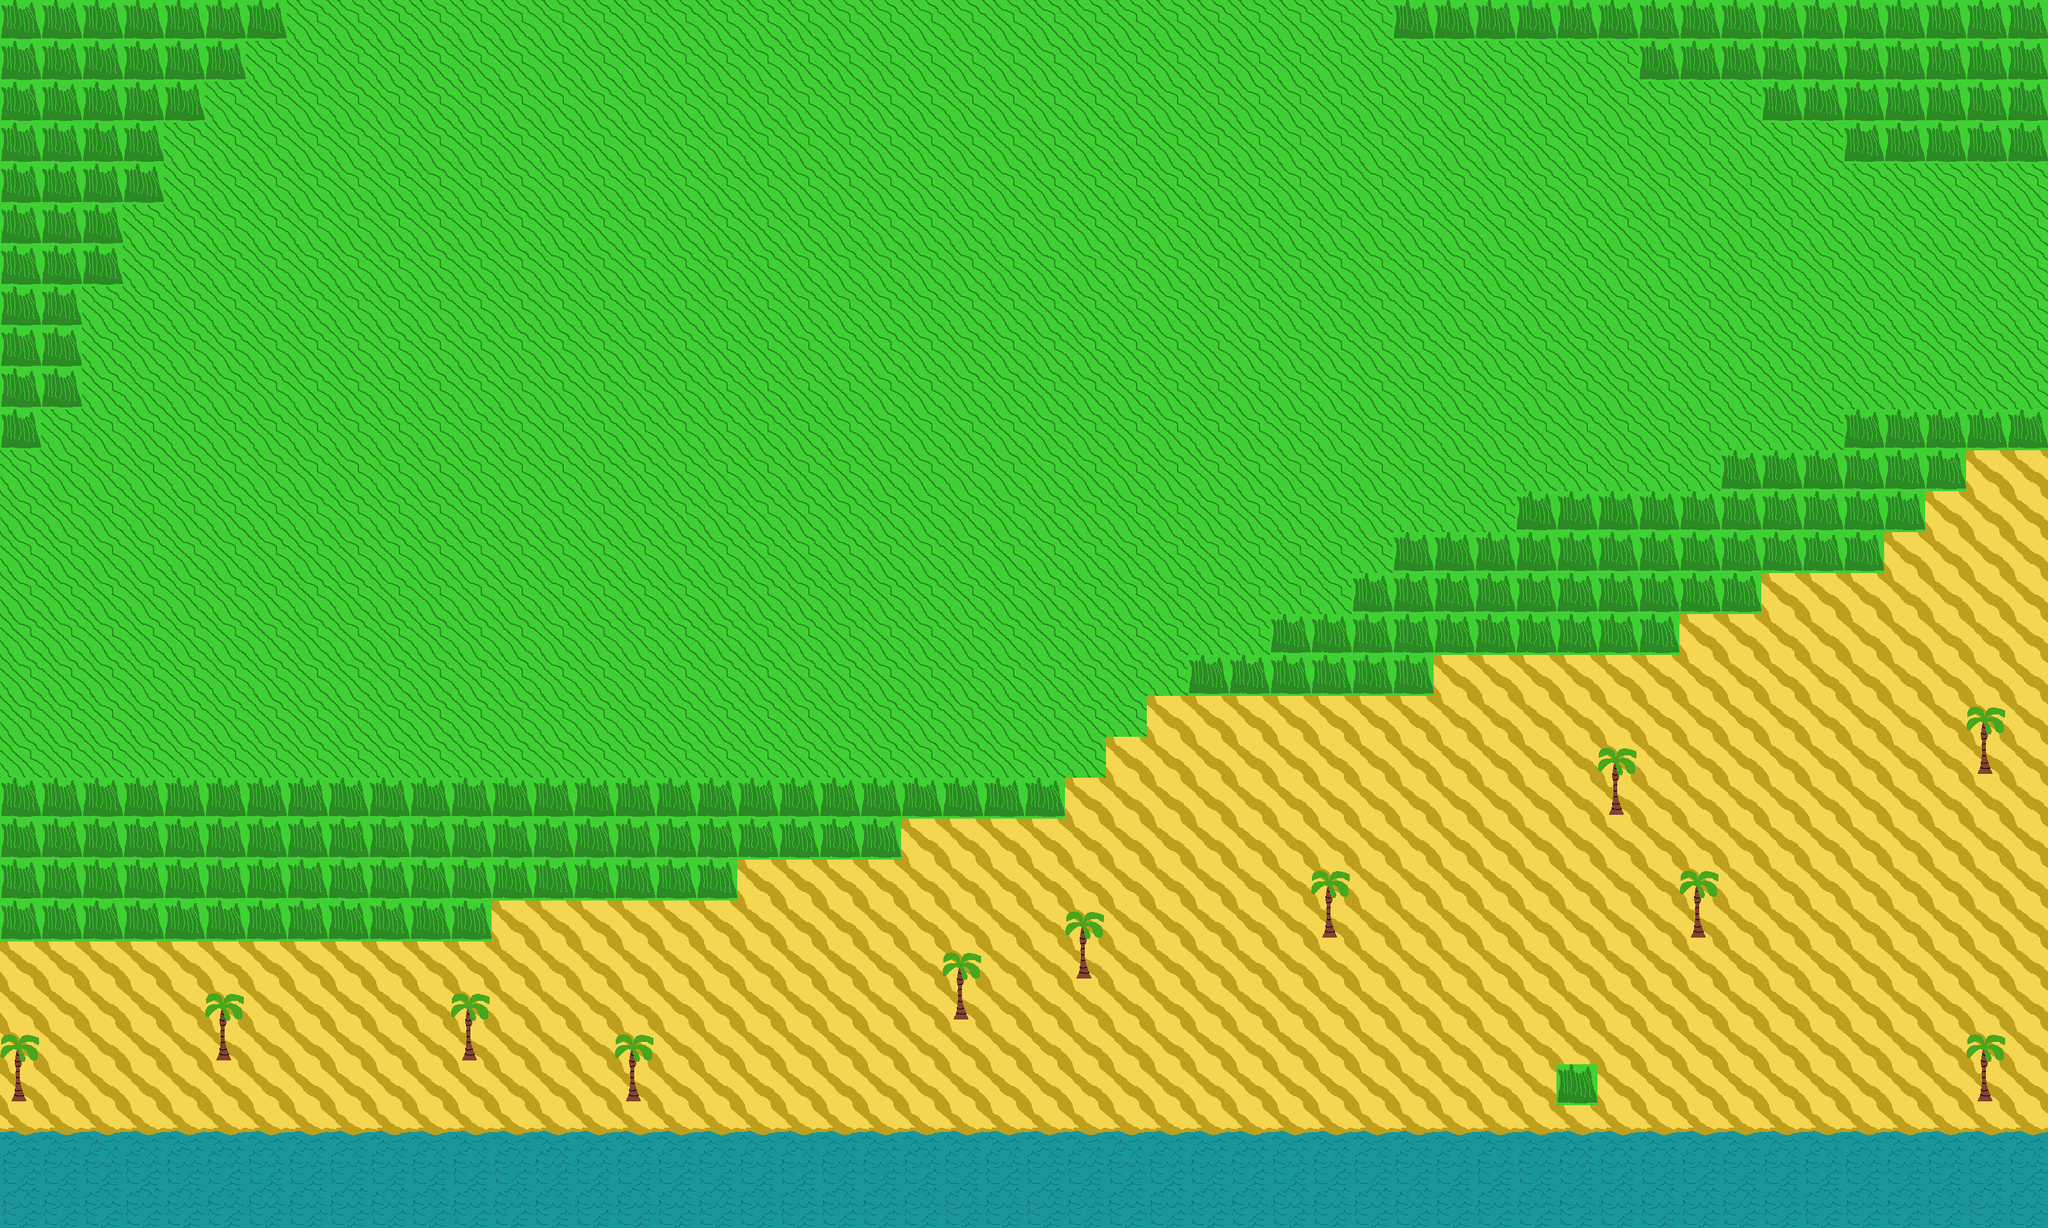

A level layout from a 2D game, rendered from its tile map. Below: a short description, then the map file with its tile-grid data intact:
An orthogonal 50x30 tile map with 64x64 px tiles, 1 tile layer (Tile Layer 1), 7 tilesets and 9 objects (7x wall, player, wildArea).

<map version="1.4" tiledversion="1.4.3" orientation="orthogonal" renderorder="right-down" width="50" height="30" tilewidth="64" tileheight="64" infinite="0" nextlayerid="3" nextobjectid="21">
 <tileset firstgid="1" source="sprite_1.tsx" />
 <tileset firstgid="2" source="sprite_2.tsx" />
 <tileset firstgid="3" source="sprite_3.tsx" />
 <tileset firstgid="4" source="sprite_0.tsx" />
 <tileset firstgid="5" source="sprite_5.tsx" />
 <tileset firstgid="6" source="sprite_6.tsx" />
 <tileset firstgid="7" source="sprite_7.tsx" />
 <layer id="1" name="Tile Layer 1" width="50" height="30">
  <data encoding="csv">
6,6,6,6,6,6,6,5,5,5,5,5,5,5,5,5,5,5,5,5,5,5,5,5,5,5,5,5,5,5,5,5,5,5,6,6,6,6,6,6,6,6,6,6,6,6,6,6,6,6,
6,6,6,6,6,6,5,5,5,5,5,5,5,5,5,5,5,5,5,5,5,5,5,5,5,5,5,5,5,5,5,5,5,5,5,5,5,5,5,5,6,6,6,6,6,6,6,6,6,6,
6,6,6,6,6,5,5,5,5,5,5,5,5,5,5,5,5,5,5,5,5,5,5,5,5,5,5,5,5,5,5,5,5,5,5,5,5,5,5,5,5,5,5,6,6,6,6,6,6,6,
6,6,6,6,5,5,5,5,5,5,5,5,5,5,5,5,5,5,5,5,5,5,5,5,5,5,5,5,5,5,5,5,5,5,5,5,5,5,5,5,5,5,5,5,5,6,6,6,6,6,
6,6,6,6,5,5,5,5,5,5,5,5,5,5,5,5,5,5,5,5,5,5,5,5,5,5,5,5,5,5,5,5,5,5,5,5,5,5,5,5,5,5,5,5,5,5,5,5,5,5,
6,6,6,5,5,5,5,5,5,5,5,5,5,5,5,5,5,5,5,5,5,5,5,5,5,5,5,5,5,5,5,5,5,5,5,5,5,5,5,5,5,5,5,5,5,5,5,5,5,5,
6,6,6,5,5,5,5,5,5,5,5,5,5,5,5,5,5,5,5,5,5,5,5,5,5,5,5,5,5,5,5,5,5,5,5,5,5,5,5,5,5,5,5,5,5,5,5,5,5,5,
6,6,5,5,5,5,5,5,5,5,5,5,5,5,5,5,5,5,5,5,5,5,5,5,5,5,5,5,5,5,5,5,5,5,5,5,5,5,5,5,5,5,5,5,5,5,5,5,5,5,
6,6,5,5,5,5,5,5,5,5,5,5,5,5,5,5,5,5,5,5,5,5,5,5,5,5,5,5,5,5,5,5,5,5,5,5,5,5,5,5,5,5,5,5,5,5,5,5,5,5,
6,6,5,5,5,5,5,5,5,5,5,5,5,5,5,5,5,5,5,5,5,5,5,5,5,5,5,5,5,5,5,5,5,5,5,5,5,5,5,5,5,5,5,5,5,5,5,5,5,5,
6,5,5,5,5,5,5,5,5,5,5,5,5,5,5,5,5,5,5,5,5,5,5,5,5,5,5,5,5,5,5,5,5,5,5,5,5,5,5,5,5,5,5,5,5,6,6,6,6,6,
5,5,5,5,5,5,5,5,5,5,5,5,5,5,5,5,5,5,5,5,5,5,5,5,5,5,5,5,5,5,5,5,5,5,5,5,5,5,5,5,5,5,6,6,6,6,6,6,7,7,
5,5,5,5,5,5,5,5,5,5,5,5,5,5,5,5,5,5,5,5,5,5,5,5,5,5,5,5,5,5,5,5,5,5,5,5,5,6,6,6,6,6,6,6,6,6,6,7,7,7,
5,5,5,5,5,5,5,5,5,5,5,5,5,5,5,5,5,5,5,5,5,5,5,5,5,5,5,5,5,5,5,5,5,5,6,6,6,6,6,6,6,6,6,6,6,6,7,7,7,7,
5,5,5,5,5,5,5,5,5,5,5,5,5,5,5,5,5,5,5,5,5,5,5,5,5,5,5,5,5,5,5,5,5,6,6,6,6,6,6,6,6,6,6,7,7,7,7,7,7,7,
5,5,5,5,5,5,5,5,5,5,5,5,5,5,5,5,5,5,5,5,5,5,5,5,5,5,5,5,5,5,5,6,6,6,6,6,6,6,6,6,6,7,7,7,7,7,7,7,7,7,
5,5,5,5,5,5,5,5,5,5,5,5,5,5,5,5,5,5,5,5,5,5,5,5,5,5,5,5,5,6,6,6,6,6,6,7,7,7,7,7,7,7,7,7,7,7,7,7,7,7,
5,5,5,5,5,5,5,5,5,5,5,5,5,5,5,5,5,5,5,5,5,5,5,5,5,5,5,5,7,7,7,7,7,7,7,7,7,7,7,7,7,7,7,7,7,7,7,7,4,7,
5,5,5,5,5,5,5,5,5,5,5,5,5,5,5,5,5,5,5,5,5,5,5,5,5,5,5,7,7,7,7,7,7,7,7,7,7,7,7,4,7,7,7,7,7,7,7,7,1,7,
6,6,6,6,6,6,6,6,6,6,6,6,6,6,6,6,6,6,6,6,6,6,6,6,6,6,7,7,7,7,7,7,7,7,7,7,7,7,7,1,7,7,7,7,7,7,7,7,7,7,
6,6,6,6,6,6,6,6,6,6,6,6,6,6,6,6,6,6,6,6,6,6,7,7,7,7,7,7,7,7,7,7,7,7,7,7,7,7,7,7,7,7,7,7,7,7,7,7,7,7,
6,6,6,6,6,6,6,6,6,6,6,6,6,6,6,6,6,6,7,7,7,7,7,7,7,7,7,7,7,7,7,7,4,7,7,7,7,7,7,7,7,4,7,7,7,7,7,7,7,7,
6,6,6,6,6,6,6,6,6,6,6,6,7,7,7,7,7,7,7,7,7,7,7,7,7,7,4,7,7,7,7,7,1,7,7,7,7,7,7,7,7,1,7,7,7,7,7,7,7,7,
7,7,7,7,7,7,7,7,7,7,7,7,7,7,7,7,7,7,7,7,7,7,7,4,7,7,1,7,7,7,7,7,7,7,7,7,7,7,7,7,7,7,7,7,7,7,7,7,7,7,
7,7,7,7,7,4,7,7,7,7,7,4,7,7,7,7,7,7,7,7,7,7,7,1,7,7,7,7,7,7,7,7,7,7,7,7,7,7,7,7,7,7,7,7,7,7,7,7,7,7,
4,7,7,7,7,1,7,7,7,7,7,1,7,7,7,4,7,7,7,7,7,7,7,7,7,7,7,7,7,7,7,7,7,7,7,7,7,7,7,7,7,7,7,7,7,7,7,7,4,7,
1,7,7,7,7,7,7,7,7,7,7,7,7,7,7,1,7,7,7,7,7,7,7,7,7,7,7,7,7,7,7,7,7,7,7,7,7,7,6,7,7,7,7,7,7,7,7,7,1,7,
2,2,2,2,2,2,2,2,2,2,2,2,2,2,2,2,2,2,2,2,2,2,2,2,2,2,2,2,2,2,2,2,2,2,2,2,2,2,2,2,2,2,2,2,2,2,2,2,2,2,
3,3,3,3,3,3,3,3,3,3,3,3,3,3,3,3,3,3,3,3,3,3,3,3,3,3,3,3,3,3,3,3,3,3,3,3,3,3,3,3,3,3,3,3,3,3,3,3,3,3,
3,3,3,3,3,3,3,3,3,3,3,3,3,3,3,3,3,3,3,3,3,3,3,3,3,3,3,3,3,3,3,3,3,3,3,3,3,3,3,3,3,3,3,3,3,3,3,3,3,3
</data>
 </layer>
 <objectgroup id="2" name="Object Layer 1">
  <object id="2" name="player" x="992" y="1504" />
  <object id="6" name="wildArea" x="448" y="1216" width="1056" height="224" />
  <object id="9" name="wall" x="0" y="1760" width="1136" height="16" />
  <object id="10" name="wall" x="1136" y="1760" width="848" height="16" />
  <object id="11" name="wall" x="1984" y="1760" width="976" height="16" />
  <object id="12" name="wall" x="2960" y="1760" width="240" height="16" />
  <object id="15" name="wall" x="3184" y="0" width="16" height="1760" />
  <object id="16" name="wall" x="0" y="0" width="3184" height="16" />
  <object id="17" name="wall" x="0" y="16" width="16" height="1744" />
 </objectgroup>
</map>